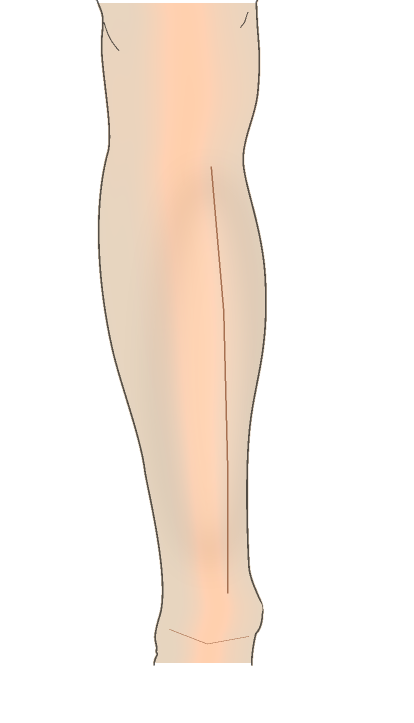
#> input picture image-library/experiments/anatomy-prototypes/surface-illustration-trials/2026-07-10/13_lower-leg-anterior_表面圖.png, 828 x 1446 px, given in place of 13_lower-leg-anterior.png, which was not available (shown at 1/2 size)
$ python build_lower_leg_trial.py
#> lines starting #> are read from the running program, lines starting #| are printed output that depends on the picture; after the words box and inside, x2 and y2 are one past the last pixel; in counts of white or black regions, pixels touching at a corner belong together; pictures that were not available may be replaced by others from this repository, and a replacement may not be noted
### image-library/experiments/anatomy-prototypes/skin-pipeline/pipeline.py
#!/usr/bin/env python3
"""董氏奇穴底圖套皮正式管線(2026-07-03 E 方案定案)。

流程(每張底圖一次,全部穴位共用):
  線稿底圖 → 輪廓控制圖(去骨線) → flux-canny-pro 生成皮膚
  → 還原座標系 → 去背純白 → 皮膚吸附真值輪廓 → 疊真值輪廓線+骨骼層
  → QC → 正式底圖(尺寸與原底圖相同,marker JSON 全部沿用)

用法:
  python3 pipeline.py plan [底圖名]            # 檢視/建議每張的 work_box 與 FLUX bucket
  python3 pipeline.py run <底圖名> [--reuse]   # 跑單張(--reuse 沿用已生成的皮膚,不花錢)
  python3 pipeline.py points <marked.json> <底圖final.png> <輸出.png>  # 驗證後疊穴位紅點
  python3 pipeline.py verify-points <marked.json> <底圖final.png> [檢查圖.png]

需要環境變數 REPLICATE_API_TOKEN(在 ~/.zshrc)。
"""
import json
import os
import re
import subprocess
import sys
import time
from pathlib import Path

import numpy as np
from PIL import Image, ImageChops, ImageDraw, ImageFilter

HERE = Path(__file__).parent
BASES_DIR = HERE.parent / "who-standard-bases-20260612" / "clean-bases"
CACHE = HERE / "cache"
OUT = HERE / "output"
QC = HERE / "qc"
SCALE = 6  # clean-bases PNG = viewBox x 6

CFG = json.loads((HERE / "bases.json").read_text())
#> (reads image-library/experiments/anatomy-prototypes/skin-pipeline/bases.json from the repository)
DEF = CFG["defaults"]


def cfgv(base_cfg, key):
    return base_cfg.get(key, DEF[key])


# [11 lines left out: function svg_viewbox, not called in this run]


def svg_viewbox_origin(name):
    ox, oy, _, _ = svg_viewbox(name)
    return ox, oy


# ---------- FLUX bucket 預測(輸出為 32 倍數、總像素約 1MP) ----------
# [37 lines left out: functions flux_buckets, suggest_work_box, not called in this run]


# ---------- 影像工具 ----------
def load_base(name):
#> called with name = '13_lower-leg-anterior'
    img = Image.open(BASES_DIR / f"{name}.png").convert("RGB")
#> img is the input picture: PIL image 828x1446 RGB; mean R, G, B 249, 240.3, 232.9
    return img


def outline_and_bones(base_img, bc):
    g = base_img.convert("L")
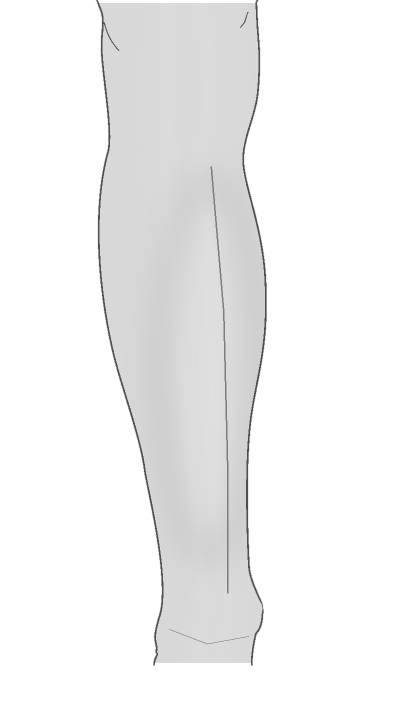
#> g: PIL image 828x1446 L (shown at 1/2 size); min 78, max 255, mean 242.1
    t_out, lo, hi = cfgv(bc, "outline_thresh"), cfgv(bc, "bones_lo"), cfgv(bc, "bones_hi")
    outline = g.point(lambda v: 0 if v < t_out else 255)
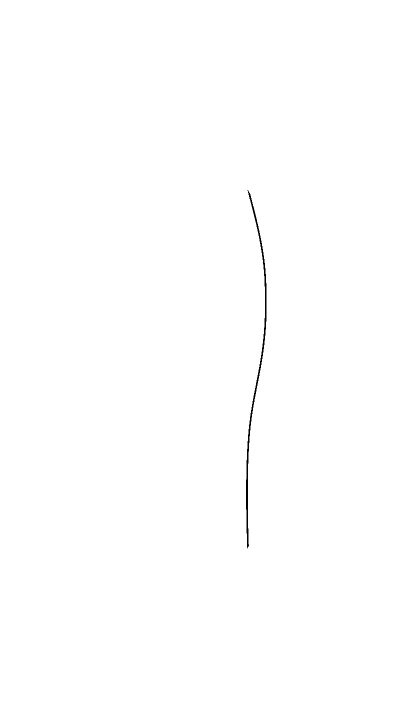
#> outline: PIL image 828x1446 L (shown at 1/2 size); 99.8% white; 1 black region, box (x1, y1, x2, y2) and area: (492, 380, 533, 1097) 2368
    bones = g.point(lambda v: v if lo <= v <= hi else 255)
    return outline, bones


# [6 lines left out: function apply_work_box, not called in this run]


def open_side_seal(dark, side):
    """Return a short seal segment for one intentionally open anatomical cut edge."""
    H, W = dark.shape
    ys, xs = np.where(dark)
    if len(xs) == 0:
        return None
    band = max(80, round((H if side in ("top", "bottom") else W) * 0.18))
    if side == "top":
        y0 = int(ys.min())
        keep = ys <= min(H - 1, y0 + band)
        bxs, bys = xs[keep], ys[keep]
        if len(bxs) < 2:
            return None
        mid = (int(bxs.min()) + int(bxs.max())) / 2
        left, right = bxs <= mid, bxs > mid
        if not left.any() or not right.any():
            return None
        p1 = (int(bxs[left][np.argmin(bys[left])]), int(bys[left].min()))
        p2 = (int(bxs[right][np.argmin(bys[right])]), int(bys[right].min()))
        return p1, p2
    if side == "bottom":
        y0 = int(ys.max())
        keep = ys >= max(0, y0 - band)
        bxs, bys = xs[keep], ys[keep]
        if len(bxs) < 2:
            return None
        mid = (int(bxs.min()) + int(bxs.max())) / 2
        left, right = bxs <= mid, bxs > mid
        if not left.any() or not right.any():
            return None
        p1 = (int(bxs[left][np.argmax(bys[left])]), int(bys[left].max()))
        p2 = (int(bxs[right][np.argmax(bys[right])]), int(bys[right].max()))
        return p1, p2
    if side == "left":
        x0 = int(xs.min())
        keep = xs <= min(W - 1, x0 + band)
        bxs, bys = xs[keep], ys[keep]
        if len(bys) < 2:
            return None
        mid = (int(bys.min()) + int(bys.max())) / 2
        top, bottom = bys <= mid, bys > mid
        if not top.any() or not bottom.any():
            return None
        p1 = (int(bxs[top].min()), int(bys[top][np.argmin(bxs[top])]))
        p2 = (int(bxs[bottom].min()), int(bys[bottom][np.argmin(bxs[bottom])]))
        return p1, p2
    if side == "right":
        x0 = int(xs.max())
        keep = xs >= max(0, x0 - band)
        bxs, bys = xs[keep], ys[keep]
        if len(bys) < 2:
            return None
        mid = (int(bys.min()) + int(bys.max())) / 2
        top, bottom = bys <= mid, bys > mid
        if not top.any() or not bottom.any():
            return None
        p1 = (int(bxs[top].max()), int(bys[top][np.argmax(bxs[top])]))
        p2 = (int(bxs[bottom].max()), int(bys[bottom][np.argmax(bxs[bottom])]))
        return p1, p2
    return None


def sealed_interior(outline_full, open_sides, seal_strategy="short"):
    """回傳(interior bool array, seal 座標 dict)。outline_full 為全幅 L 圖。"""
#> called with seal_strategy = 'short'
    a = np.array(outline_full)
    dark = a < 128
    seals = {}
    thick = outline_full.filter(ImageFilter.MinFilter(3))
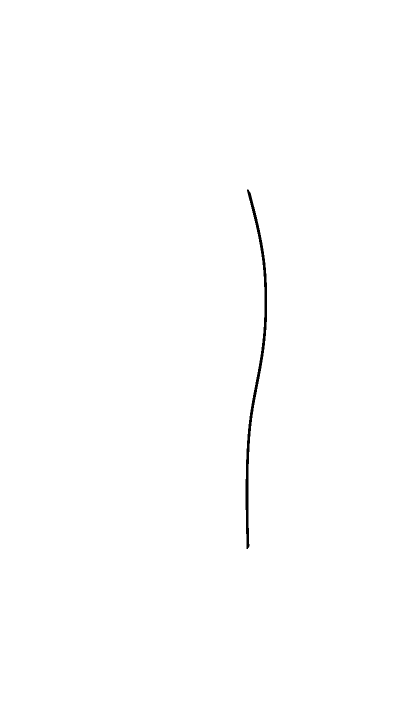
#> thick: PIL image 828x1446 L (shown at 1/2 size); 99.7% white; 1 black region, box (x1, y1, x2, y2) and area: (491, 379, 534, 1098) 3962
    m = thick.point(lambda v: 255 if v > 128 else 0)
    d = ImageDraw.Draw(m)
    W, H = m.size
    seal_mask = Image.new("1", (W, H), 0)
#> seal_mask: PIL image 828x1446 1; every value is 0
    sd = ImageDraw.Draw(seal_mask)
    rows = np.where(dark.any(axis=1))[0]
#> rows = 717 values from 380 to 1096
    cols = np.where(dark.any(axis=0))[0]
#> cols = 41 values from 492 to 532
    for side in open_sides:
        if seal_strategy == "full_span":
            if side == "bottom":
                y = int(rows.max()) - 2
                pts = ((0, y), (W, y))
            elif side == "top":
                y = int(rows.min()) + 2
                pts = ((0, y), (W, y))
            elif side == "left":
                x = int(cols.min()) + 2
                pts = ((x, 0), (x, H))
            elif side == "right":
                x = int(cols.max()) - 2
                pts = ((x, 0), (x, H))
            else:
                pts = None
        else:
            pts = open_side_seal(dark, side)
        if not pts:
            continue
        d.line(pts, fill=0, width=8)
        sd.line(pts, fill=1, width=10)
        seals[side] = [list(pts[0]), list(pts[1])]
#> this loop made 2 passes
#> (y0 in open_side_seal, mid in open_side_seal, pts) on passes 1 to 2: (380, 513.5, ((495, 380), (514, 444))), (1096, 497, ((494, 1096), (498, 885)))
#> after the loop, seals = {'top': [[495, 380], [514, 444]], 'bottom': [[494, 1096], [498, 885]]}
    arr = np.array(m)
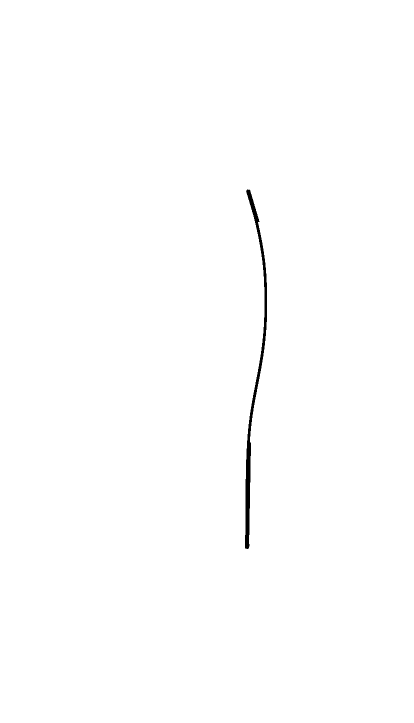
#> arr: shape (1446, 828) (shown at 1/2 size); 99.6% white; 1 black region, box (x1, y1, x2, y2) and area: (490, 379, 534, 1098) 4808
    # 從所有邊界白點 floodfill(用 mark 值 128)
    mm = m.copy()
    for x in range(0, W, 40):
        for y in [0, H - 1]:
            if mm.getpixel((x, y)) == 255:
                ImageDraw.floodfill(mm, (x, y), 128)
    for y in range(0, H, 40):
        for x in [0, W - 1]:
            if mm.getpixel((x, y)) == 255:
                ImageDraw.floodfill(mm, (x, y), 128)
    interior = (np.array(mm) != 128) & ~np.array(seal_mask, dtype=bool)
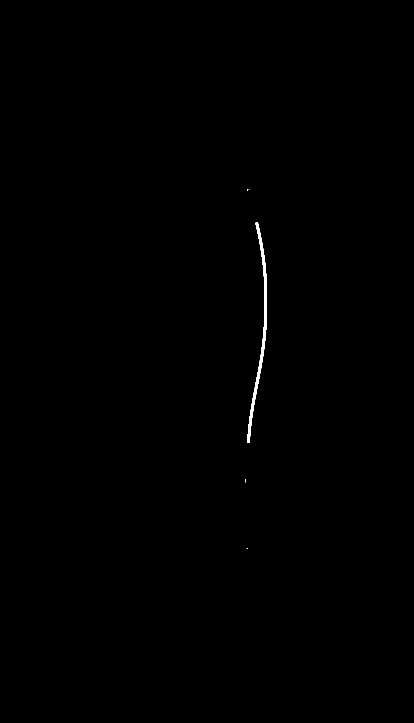
#> interior: shape (1446, 828) bool (shown at 1/2 size); 0.2% white; 5 white regions (4 under 20 px), largest, box (x1, y1, x2, y2) and area: (494, 444, 534, 885) 2424
    return interior, seals


# [41 lines left out: functions span_interior, source_nonwhite_interior, not called in this run]


def interior_for(base_img, outline_full, bc):
    strategy = bc.get("mask_strategy", "sealed")
    if strategy == "span":
        return span_interior(outline_full), {"strategy": "span"}
    if strategy == "source_nonwhite":
        thresh = bc.get("mask_thresh", 250)
        return source_nonwhite_interior(base_img, thresh), {"strategy": "source_nonwhite", "thresh": thresh}
    return sealed_interior(outline_full, bc["open_sides"], bc.get("seal_strategy", "short"))


# [275 lines left out: functions shiftf, snap_fill, replicate, cmd_plan, cmd_run, point_overlay_report and 3 more, not called in this run]


# [14 lines that do not run on import are left out]

### image-library/experiments/anatomy-prototypes/surface-illustration-trials/2026-07-10/build_lower_leg_trial.py
#!/usr/bin/env python3
"""Build deterministic lower-leg surface and anatomy-overlay comparison images."""
import sys
from pathlib import Path

import numpy as np
from PIL import Image, ImageChops, ImageDraw, ImageFilter, ImageOps


HERE = Path(__file__).resolve().parent
ANATOMY = HERE.parents[1]
sys.path.insert(0, str(ANATOMY / "skin-pipeline"))
import pipeline  # noqa: E402


BASES = ("13_lower-leg-anterior", "14_lower-leg-posterior")
SKIN = np.array((246, 211, 184), dtype=np.float64)
OUTLINE_ALPHA = 0.62
BONE_ALPHA = 0.31


def add_soft_ellipse(image, box, color, blur):
    layer = Image.new("RGBA", image.size, (0, 0, 0, 0))
    ImageDraw.Draw(layer).ellipse(box, fill=color)
    return Image.alpha_composite(image, layer.filter(ImageFilter.GaussianBlur(blur)))


def px(size, point):
    width, height = size
    return round(point[0] * width), round(point[1] * height)


def draw_curve(image, points, color, width):
    draw = ImageDraw.Draw(image)
    draw.line([px(image.size, point) for point in points], fill=color, width=width, joint="curve")


def skin_base(base):
    config = pipeline.CFG["bases"][base]
    source = pipeline.load_base(base)
    outline, bones = pipeline.outline_and_bones(source, config)
    interior, _ = pipeline.interior_for(source, outline, config)
    height, width = interior.shape
    y, x = np.mgrid[:height, :width]

    rows = np.where(interior.any(axis=1))[0]
#> rows = 451 values from 379 to 1097
    centers = np.zeros(height)
    halves = np.ones(height)
    for row in rows:
        xs = np.where(interior[row])[0]
        centers[row] = (xs.min() + xs.max()) / 2
        halves[row] = max((xs.max() - xs.min()) / 2, 1)
#> this loop made 451 passes
#> (row, xs) on passes 1 to 3: (379, [494, 495, 496, 499]), (380, [494, 495]), (444, [515])
#> after the loop, centers = 1446 values, max 531 at index 574, min 0 at index 0, mean 161.8; halves = 1446 values, max 2.5 at index 379, min 1 at index 0, mean 1.38
    centers = np.interp(np.arange(height), rows, centers[rows])
#> centers = 1446 values, max 531 at index 574, min 491 at index 958, mean 502.7
    halves = np.interp(np.arange(height), rows, halves[rows])
#> halves = 1446 values, max 2.5 at index 0, min 1 at index 380, mean 1.81
    u = (x - centers[:, None]) / halves[:, None]
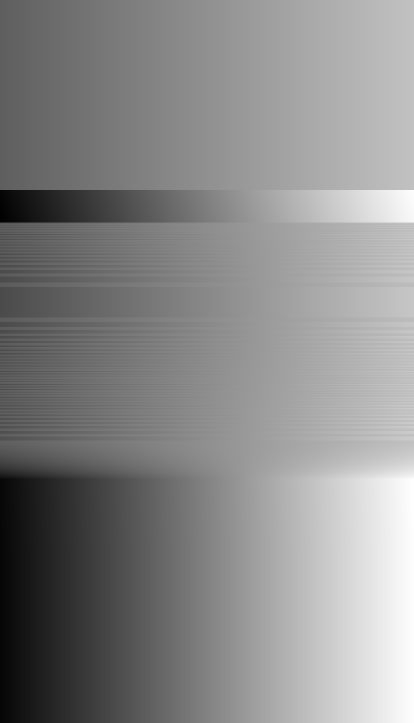
#> u: shape (1446, 828) float64 (shown at 1/2 size); min -515, max 336, mean -56.8; drawn with min black and max white
    v = y / max(height - 1, 1)

    shade = -16 * np.abs(u) ** 1.7
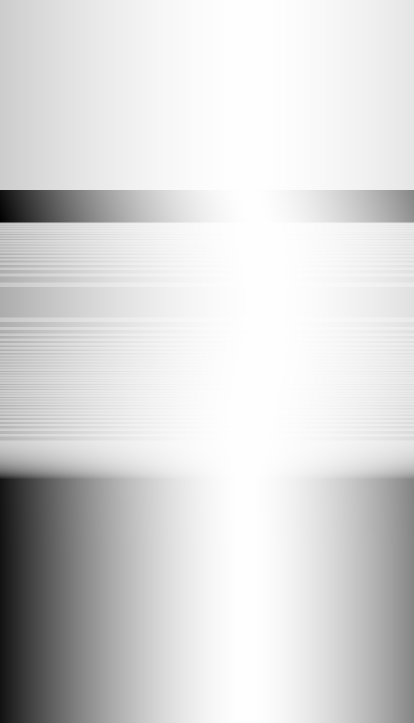
#> shade: shape (1446, 828) float64 (shown at 1/2 size); min -651916.9, max 0, mean -98643.5; drawn with min black and max white
    shade += 16 * np.exp(-((u - 0.08) / 0.30) ** 2)
#> shade: shape (1446, 828) float64; 0.77% of pixels changed, all inside (x1, y1, x2, y2) = (490, 0, 536, 1446)
    shade -= 7 * np.exp(-((u + 0.58) / 0.25) ** 2)
#> shade: shape (1446, 828) float64; min -651916.9, max 15.8, mean -98643.5
    shade += 4 * np.exp(-((v - 0.15) / 0.10) ** 2)
    if base.endswith("anterior"):
        shade += 9 * np.exp(-((u - 0.22) / 0.17) ** 2 - ((v - 0.52) / 0.34) ** 2)
#> shade: shape (1446, 828) float64; min -651916.6, max 21.47, mean -98642.8
        shade -= 6 * np.exp(-((u + 0.26) / 0.20) ** 2 - ((v - 0.54) / 0.33) ** 2)
#> shade: shape (1446, 828) float64; min -651916.6, max 21.44, mean -98642.8
    else:
        shade += 12 * np.exp(-((u + 0.23) / 0.22) ** 2 - ((v - 0.45) / 0.23) ** 2)
        shade += 10 * np.exp(-((u - 0.20) / 0.21) ** 2 - ((v - 0.43) / 0.24) ** 2)
        shade -= 8 * np.exp(-((u - 0.02) / 0.12) ** 2 - ((v - 0.64) / 0.24) ** 2)

    pixels = np.full((height, width, 3), 255.0)
    tint = np.array((1.0, -0.15, -0.55))
    pixels[interior] = np.clip(SKIN + shade[interior, None] * tint, 0, 255)
    surface = Image.fromarray(pixels.astype(np.uint8)).convert("RGBA")

    # Deliberately restrained surface landmarks, separate from the skeleton layer.
    if base.endswith("anterior"):
        surface = add_soft_ellipse(surface, (width * 0.39, height * 0.25, width * 0.62, height * 0.77), (255, 236, 218, 44), 34)
        draw_curve(surface, [(0.51, 0.23), (0.54, 0.43), (0.55, 0.65), (0.55, 0.82)], (166, 112, 81, 80), 3)
        draw_curve(surface, [(0.41, 0.87), (0.50, 0.89), (0.60, 0.88)], (173, 117, 84, 56), 2)
    else:
        surface = add_soft_ellipse(surface, (width * 0.28, height * 0.25, width * 0.51, height * 0.62), (255, 235, 216, 45), 30)
        surface = add_soft_ellipse(surface, (width * 0.49, height * 0.25, width * 0.74, height * 0.62), (255, 235, 216, 42), 30)
        draw_curve(surface, [(0.42, 0.29), (0.38, 0.46), (0.42, 0.61), (0.48, 0.72)], (168, 112, 80, 55), 2)
        draw_curve(surface, [(0.62, 0.29), (0.67, 0.45), (0.62, 0.61), (0.53, 0.76)], (168, 112, 80, 55), 2)
        draw_curve(surface, [(0.51, 0.63), (0.51, 0.79), (0.50, 0.91)], (151, 101, 74, 72), 3)

    # Blur and curve strokes are decorative surface detail: never let them escape the WHO silhouette.
    clipped = np.array(surface.convert("RGB"))
    clipped[~interior] = 255
    surface = Image.fromarray(clipped).convert("RGBA")
    soft_outline = outline.point(
        lambda value: int(255 - (255 - value) * OUTLINE_ALPHA) if value < 128 else 255
    ).convert("RGB")
    surface = ImageChops.multiply(surface.convert("RGB"), soft_outline).convert("RGBA")
    faint_bones = bones.point(lambda value: int(255 - (255 - value) * BONE_ALPHA)).convert("RGB")
    anatomy = ImageChops.multiply(surface.convert("RGB"), faint_bones)
    return surface.convert("RGB"), anatomy.convert("RGB")


def build_contact_sheet(images):
    tile_w, image_h, label_h, columns = 360, 520, 34, 2
    sheet = Image.new("RGB", (tile_w * columns, (image_h + label_h) * 2), "white")
    draw = ImageDraw.Draw(sheet)
    for index, (label, image) in enumerate(images):
        thumb = ImageOps.contain(image, (tile_w - 24, image_h - 16), Image.Resampling.LANCZOS)
        x = (index % columns) * tile_w + (tile_w - thumb.width) // 2
        y = (index // columns) * (image_h + label_h) + 8
        sheet.paste(thumb, (x, y))
        draw.text(((index % columns) * tile_w + 10, y + image_h), label, fill=(58, 46, 38))
    return sheet


def main():
    review = []
    for base in BASES:
        surface, anatomy = skin_base(base)
#> surface: PIL image 828x1446 RGB
        surface_path = HERE / f"{base}_表面圖.png"
        anatomy_path = HERE / f"{base}_骨骼透視圖.png"
        surface.save(surface_path)
        anatomy.save(anatomy_path)
        review.extend(((f"{base} | surface", surface), (f"{base} | anatomy", anatomy)))
        print(f"wrote {surface_path}")
        print(f"wrote {anatomy_path}")
    contact = HERE / "小腿_競品式表面與骨骼透視比較.png"
    build_contact_sheet(review).save(contact)
#> the loop in build_contact_sheet, `for index, (label, image) in enumerate(images):` made 4 passes
#> (label, x, y) on passes 1 to 4: ('13_lower-leg-anterior | surface', 35, 8), ('13_lower-leg-anterior | anatomy', 395, 8), ('14_lower-leg-posterior | surface', 16, 562), ('14_lower-leg-posterior | anatomy', 376, 562)
    print(f"wrote {contact}")


if __name__ == "__main__":
    main()
